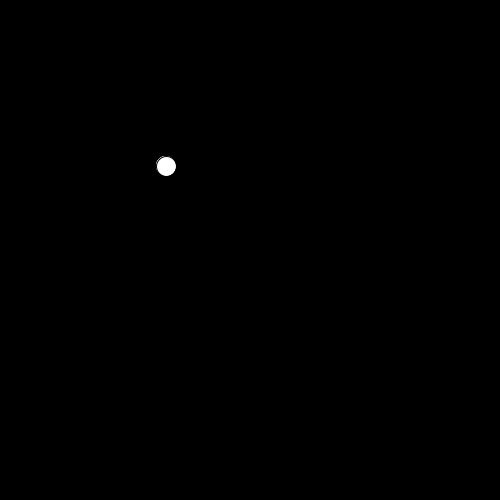
Frame 1 (no input)
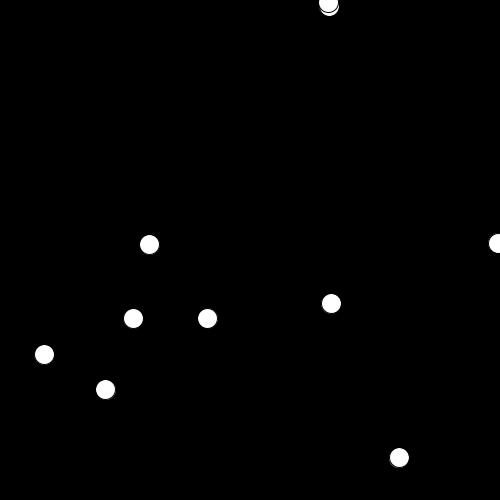
Frame 60 (the mouse pressed at the canvas centre just before this capture)
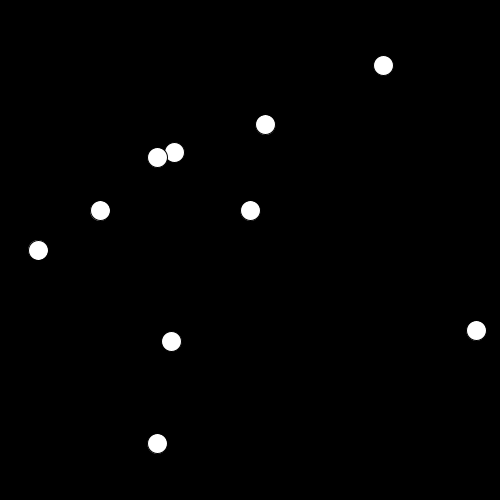
Frame 120 (the mouse held since frame 60 and released just before this capture)

The Processing sketch that drew these frames (run headless with seeded random() and noise(); from frame 60 on, the mouse is pressed at the canvas centre):

// Processing sketch: processing_98010
// ── processing_98010.pde

color bg = color(0);
color fg = color(255);
int balls = 10;
int radius = 20;
float x[]=new float[balls], y[]=new float[balls], vx[]=new float[balls], vy[]=new float[balls] ;
 
void setup()
{
  size(500, 500);
  for (int i=0;i<balls;i++)
  {
    x[i] = width/3;
    y[i] = height/3;
    float a = random(TWO_PI);
    vx[i] = cos(a)*30;
    vy[i] = sin(a)*30;
  }
}
 
void draw()
{
  background(bg);
  fill(fg);
  for (int i=0;i<balls;i++)   ellipse(x[i], y[i], radius, radius);
  move();
  collide();
}
 
void move()
{
  float dt = 0.3;
  for (int i=0;i<balls;i++)
  {
    x[i] += vx[i]*dt;
    y[i] += vy[i]*dt;
  }
}
 
void collide()
{
  for (int i=0;i<balls;i++)
  {
  if ( x[i]<0 || x[i]>width ) vx[i] = -vx[i];
  if ( y[i]<0 || y[i]>height ) vy[i] = -vy[i];
}
}
